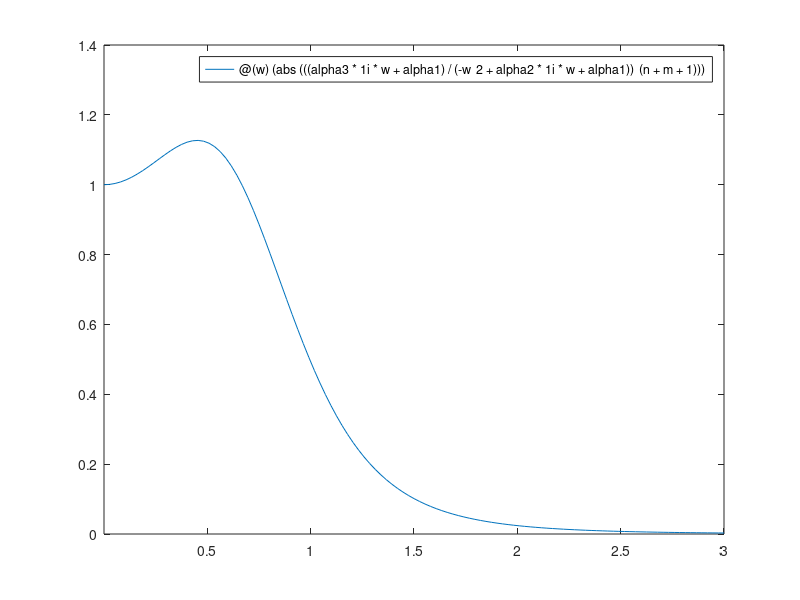

This chart was generated by the following MATLAB code: (Note: this script raises an error after producing the figure.)
%% Description
% Plot the frequency-domain response of LCC systems
% Correspond to Fig. 9 in our paper.

clc;
clear;
close all;


%% 

m = 2;
n = 2;

s_star = 20;
DriverDynamics = 1;

switch DriverDynamics
    case 1
        alpha = 0.6;
        beta = 0.9;
    case 2
        alpha = 0.4;
        beta = 0.6;
end
v_max  = 30;
s_st   = 5;
s_go   = 35;
alpha1 = alpha*v_max/2*pi/(s_go-s_st)*sin(pi*(s_star-s_st)/(s_go-s_st));
alpha2 = alpha+beta;
alpha3 = beta;

%% 
id_ahead2 = -2;
mu_ahead2 = 1;
k_ahead2 = -1;

id_ahead1 = -1;
mu_ahead1 = 1;
k_ahead1 = -1;

id_behind1 = 1;
mu_behind1 = -1;
k_behind1 = -1;

id_behind2 = 2;
mu_behind2 = -1;
k_behind2 = -1;

%% 

HeadTail_Tf0 = @(w)(abs(((alpha3*1i*w+alpha1)/(-w^2+alpha2*1i*w+alpha1))^(n+m+1)));
figure;
p0 = fplot(HeadTail_Tf0,[1e-8,3]);
hold on;



HeadTail_Tf1 = @(w)(abs(((alpha3*1i*w+alpha1)/(-w^2+alpha2*1i*w+alpha1))^(n+m))...
    *abs((alpha3*1i*w+alpha1...
    +(mu_ahead2*((-w^2+alpha2*1i*w+alpha1)/(alpha3*1i*w+alpha1))-mu_ahead2+k_ahead2*1i*w)...
    *((alpha3*1i*w+alpha1)/(-w^2+alpha2*1i*w+alpha1))^(id_ahead2+1))...
    /(-w^2+alpha1+1i*w*alpha2)));
p1 = fplot(HeadTail_Tf1,[1e-8,3]);
hold on;

HeadTail_Tf2 = @(w)(abs(((alpha3*1i*w+alpha1)/(-w^2+alpha2*1i*w+alpha1))^(n+m))...
    *abs((alpha3*1i*w+alpha1...
    +(mu_ahead2*((-w^2+alpha2*1i*w+alpha1)/(alpha3*1i*w+alpha1))-mu_ahead2+k_ahead2*1i*w)...
    *((alpha3*1i*w+alpha1)/(-w^2+alpha2*1i*w+alpha1))^(id_ahead2+1)...
    +(mu_ahead1*((-w^2+alpha2*1i*w+alpha1)/(alpha3*1i*w+alpha1))-mu_ahead1+k_ahead1*1i*w)...
    *((alpha3*1i*w+alpha1)/(-w^2+alpha2*1i*w+alpha1))^(id_ahead1+1))...
    /(-w^2+alpha1+1i*w*alpha2)));
p2 = fplot(HeadTail_Tf2,[1e-8,3]);
hold on;



HeadTail_Tf3 = @(w)(abs(((alpha3*1i*w+alpha1)/(-w^2+alpha2*1i*w+alpha1))^(n+m))...
    *abs((alpha3*1i*w+alpha1...
    +(mu_ahead1*((-w^2+alpha2*1i*w+alpha1)/(alpha3*1i*w+alpha1))-mu_ahead1+k_ahead1*1i*w)...
    *((alpha3*1i*w+alpha1)/(-w^2+alpha2*1i*w+alpha1))^(id_ahead1+1))...
    /(-w^2+alpha1+1i*w*alpha2...
    -(mu_behind1*((-w^2+alpha2*1i*w+alpha1)/(alpha3*1i*w+alpha1))-mu_behind1+k_behind1*1i*w)...
    *((alpha3*1i*w+alpha1)/(-w^2+alpha2*1i*w+alpha1))^id_behind1)));

p3 = fplot(HeadTail_Tf3,[1e-8,3]);
hold on;

HeadTail_Tf4 = @(w)(abs(((alpha3*1i*w+alpha1)/(-w^2+alpha2*1i*w+alpha1))^(n+m))...
    *abs((alpha3*1i*w+alpha1...
    +(mu_ahead1*((-w^2+alpha2*1i*w+alpha1)/(alpha3*1i*w+alpha1))-mu_ahead1+k_ahead1*1i*w)...
    *((alpha3*1i*w+alpha1)/(-w^2+alpha2*1i*w+alpha1))^(id_ahead1+1))...
    /(-w^2+alpha1+1i*w*alpha2...
    -(mu_behind1*((-w^2+alpha2*1i*w+alpha1)/(alpha3*1i*w+alpha1))-mu_behind1+k_behind1*1i*w)...
    *((alpha3*1i*w+alpha1)/(-w^2+alpha2*1i*w+alpha1))^id_behind1...
    -(mu_behind2*((-w^2+alpha2*1i*w+alpha1)/(alpha3*1i*w+alpha1))-mu_behind2+k_behind2*1i*w)...
    *((alpha3*1i*w+alpha1)/(-w^2+alpha2*1i*w+alpha1))^id_behind2...
    )));

p4 = fplot(HeadTail_Tf4,[1e-8,3]);
hold on;

plot(linspace(0,3,10),ones(1,10),'k--');
%% 
Wsize = 22;

set(gca,'TickLabelInterpreter','latex','fontsize',Wsize-4);
xlabel('$\omega$','fontsize',Wsize,'Interpreter','latex','Color','k');
ylabel('$\vert\Gamma (j\omega) \vert$','fontsize',Wsize,'Interpreter','latex','Color','k');

colormap = [244, 53, 124;
    255, 176, 0;
    67, 121, 227;
    131,51,236]/255;

p0.LineWidth = 2;
p1.LineWidth = 2;
p2.LineWidth = 2;
p3.LineWidth = 2;
p4.LineWidth = 2;

p0.Color = 'k';
p1.Color = colormap(1,:);
p2.Color = colormap(2,:);
p3.Color = colormap(3,:);
p4.Color = colormap(4,:);

l = legend([p0,p1,p2,p3,p4],'HDV only','Case A','Case B','Case C','Case D');
l.Position = [0.55,0.4,0.3,0.3];
set(l,'fontsize',Wsize-2,'box','off','Interpreter','latex');

grid on;

set(gca,'ylim',[0,1.2]);
set(gca,'xlim',[0,3]);
set(gcf,'Position',[250 150 600 350]);
fig = gcf;
fig.PaperPositionMode = 'auto';

% print(gcf,['../Figures/Fig9_FrequencyResponse'],'-depsc','-r300');
